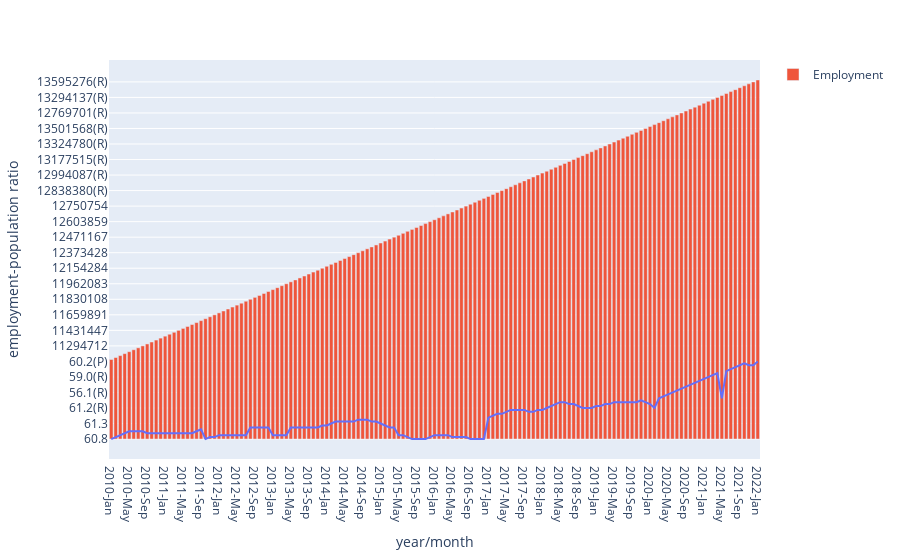

This figure's notebook cell:
### Markdown cell above
## Emprego Raw e Emprego Rate

### Code cell
fig = px.line(unemployment, x="year/month", y="employment-population ratio")
fig.add_bar(x=unemployment['year/month'], y=unemployment['employment'],name='Employment')
fig.show()

### Figure 1 — Plotly figure (JSON) as saved in the notebook; plotly's stock layout.template omitted (floating-point values rounded to 4 significant figures; data arrays with more than 128 entries replaced by an {"elided": "..."} marker saying what was removed)
{"data": [{"hovertemplate": "year/month=%{x}<br>employment-population ratio=%{y}<extra></extra>", "legendgroup": "", "line": {"color": "#636efa", "dash": "solid"}, "mode": "lines", "name": "", "orientation": "v", "showlegend": false, "type": "scatter", "x": {"elided": "145 str values"}, "xaxis": "x", "y": {"elided": "145 str values"}, "yaxis": "y"}, {"name": "Employment", "type": "bar", "x": {"elided": "145 str values"}, "y": {"elided": "145 str values"}}], "layout": {"legend": {"tracegroupgap": 0}, "margin": {"t": 60}, "xaxis": {"anchor": "y", "domain": [0, 1], "title": {"text": "year/month"}}, "yaxis": {"anchor": "x", "domain": [0, 1], "title": {"text": "employment-population ratio"}}}}
